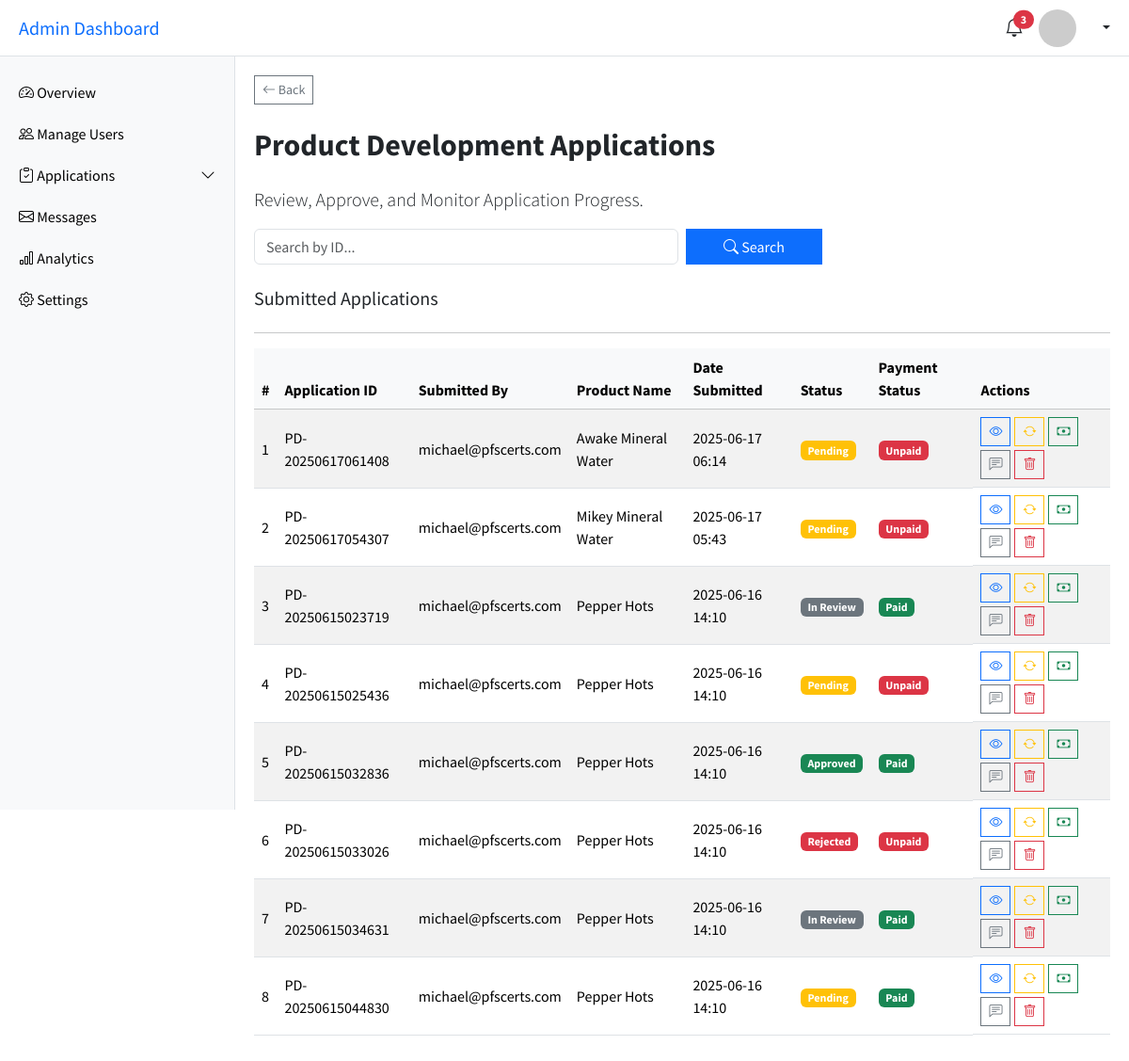
Page /dashboard/admin/product-development/ on the committed database.
### services/models.py (models this page shows, shortened)
class ProductIntake(models.Model):
    PRODUCT_TYPE_CHOICES = [
        ('new', 'New Product Idea'),
        ('improvement', 'Improvement of Existing Product'),
    ]
    GOALS_CHOICES = [
        ('shelf_life', 'Longer shelf life'),
        ('unique_taste', 'Unique taste'),
        ('healthier', 'Healthier version'),
        ('cost_reduction', 'Cost reduction'),
        ('novel_format', 'Novel format (e.g., instant, ready-to-eat)'),
        ('other', 'Other'),
    ]
    TARGET_MARKET_CHOICES = [
        ('children', 'Children'),
        ('adults', 'Adults'),
        ('vegans', 'Vegans'),
        ('fitness', 'Fitness enthusiasts'),
        ('diabetics', 'Diabetics'),
        ('mass_market', 'Mass market'),
        ('other', 'Other'),
    ]
    PACKAGING_CHOICES = [
        ('sachet', 'Sachet'),
        ('jar', 'Jar/Bottle'),
        ('box', 'Box'),
        ('pouch', 'Stand-up pouch'),
        ('custom', 'Custom'),
    ]
    MARKET_TESTING_CHOICES = [
        ('good', 'Yes, with good results'),
        ('need_more', 'Yes, but need more data'),
        ('not_yet', 'No, not yet'),
        ('planning', 'Planning to do so'),
    ]
    STATUS_CHOICES = [
        ('pending', 'Pending'),
        ('in_review', 'In Review'),
        ('completed_documentation', 'Completed Documentation'),
        ('approved', 'Approved'),
        ('rejected', 'Rejected'),
    ]
    PAYMENT_CHOICES = [
        ('paid', 'Paid'),
        ('unpaid', 'Unpaid'),
    ]
    user = models.ForeignKey(CustomUser, on_delete=models.CASCADE, related_name='product_development')
    product_name = models.CharField(max_length=100, verbose_name='Product Name')
    custom_id = models.CharField(max_length=30, unique=True, blank=True)
    type_of_product = models.CharField(max_length=200, verbose_name='Type of Product')
    is_new_or_improvement = models.CharField(max_length=20, choices=PRODUCT_TYPE_CHOICES, verbose_name='Is this a New Idea or Improvement?')
    goals = models.JSONField(default=list, verbose_name='What is/are your goal(s) for the Product?')
    other_goal = models.CharField(max_length=200, blank=True, verbose_name='Other')
    ingredient_or_dietary_notes = models.TextField(blank=True, verbose_name='Do you have a Preferred Ingredient List or any Dietary Restrictions?')
    target_market = models.JSONField(default=list, verbose_name='Target Market')
    other_target_market = models.CharField(max_length=200, blank=True, verbose_name='Other')
    market_existence = models.CharField(max_length=20, choices=[('yes', 'Yes'), ('no', 'No'), ('not_sure', 'Not Sure')], verbose_name='Are there similar products already on the market?')
    packaging_style = models.JSONField(default=list, verbose_name='What Packaging Style are you envisioning?')
    custom_packaging = models.CharField(max_length=200, blank=True, verbose_name='Custom')
    expected_launch_date = models.DateField(verbose_name='Expected Launch Date')
    market_testing_feedback = models.CharField(max_length=20, choices=MARKET_TESTING_CHOICES, verbose_name='Have you done any Market Testing or Consumer Feedback?')
    application_status = models.CharField(max_length=30, choices=STATUS_CHOICES, verbose_name='Application Status', default='pending')
    payment_status = models.CharField(max_length=10, choices=PAYMENT_CHOICES, default='unpaid')
    submitted_at = models.DateTimeField(auto_now_add=True)
    updated_at = models.DateTimeField(auto_now=True)

### account/models.py (models this page shows, shortened)
class CustomUser(AbstractUser):
    email = models.EmailField(unique=True,)
    username = models.CharField(max_length=100)
    first_name = models.CharField(max_length=50, verbose_name='First Name')
    last_name = models.CharField(max_length=50, blank=True, verbose_name='Last Name')
    business_name = models.CharField(max_length=250, verbose_name='Business/Company Name')
    phone_number = models.CharField(max_length=30, verbose_name='Phone Number')
    whatsapp_number = models.CharField(max_length=30, verbose_name='Whatsapp Number')
    instagram_handle = models.CharField(max_length=30, blank=True, verbose_name='Instagram Handle')
    facebook_handle = models.CharField(max_length=30, blank=True, verbose_name='Facebook Profile')
    profile_photo = models.ImageField(upload_to='users/profile_photos/', null=True, blank=True, verbose_name='Profile Photo')
    bio = models.TextField(blank=True, verbose_name='Bio')
    x_handle = models.CharField(max_length=30, blank=True, verbose_name='X (Formerly Twitter) Handle')
    linkedin_handle = models.CharField(max_length=30, blank=True, verbose_name='LinkedIn Profile')
    USERNAME_FIELD = 'email'
    REQUIRED_FIELDS = ['username']

### main/views.py (the view)
# urls.py: path('dashboard/admin/product-development/', admin_pd_home, name='admin_pd_home'),
def admin_pd_home(request):
    pd_apps = ProductIntake.objects.all().order_by('-submitted_at')
    query = request.GET.get('q') or ''
    if query:
        pd_apps = pd_apps.filter(custom_id__icontains=query)
    context = {
        'pd_apps': pd_apps,
        'ProductIntake': ProductIntake,
        'query': query,
    }
    return render(request, 'main/admin-pd-home.html', context)

### services/templatetags/status_tags.py (called while the page is built)
@register.filter
def status_badge_class(status):
    mapping = {
        'pending': 'warning',
        'in_review': 'primary',
        'completed_documentation': 'secondary',
        'approved': 'success',
        'rejected': 'danger',
    }
    return mapping.get(status.lower(), 'secondary')

### main/templates/main/admin-pd-home.html (shortened to what this page needs)
{% extends "main/admin-base.html" %}
{% load crispy_forms_tags %}
{% load status_tags %}
{% load humanize %}
{% block content %}
<main class="main-content" id="mainContent">
  <div class="mb-4 text-start">
      <a href="{% url 'admin-dashboard' %}" class="btn btn-sm btn-outline-secondary">
          <i class="bi bi-arrow-left"></i> Back
      </a>
  </div>
    <h2 class="fw-bold mb-4 mt-2">Product Development Applications</h2>
    <p class="lead">Review, Approve, and Monitor Application Progress.</p>
  <form method="get" class="row g-2 mb-4">
    <div class="col-md-6">
      <input type="text" name="q" class="form-control" placeholder="Search by ID..." value="{{ query }}">
    </div>
    <div class="col-md-2">
      <button type="submit" class="btn btn-primary w-100">
        <i class="bi bi-search"></i> Search
      </button>
    </div>
  </form>
  <h5 class="mb-4">Submitted Applications</h5>
  <hr>
  <div class="table-responsive">
    <table class="table table-striped table-hover align-middle">
      <thead class="table-light">
        <tr>
          <th>#</th>
          <th>Application ID</th>
          <th>Submitted By</th>
          <th>Product Name</th>
          <th>Date Submitted</th>
          <th>Status</th>
          <th>Payment Status</th>
          <th>Actions</th>
        </tr>
      </thead>
      <tbody>
        {% for pd_app in pd_apps %}
        <tr>
          <td>{{ forloop.counter }}</td>
          <td>{{ pd_app.custom_id }}</td>
          <td>{{ pd_app.user.email }}</td>
          <td>{{ pd_app.product_name }}</td>
          <td>{{ pd_app.submitted_at|date:"Y-m-d H:i"}}</td>
          <td>
            <span class="badge bg-{{ pd_app.get_application_status_display|status_badge_class }}">
              {{ pd_app.get_application_status_display|title }}
            </span>
          </td>
          <td>
            {% if pd_app.payment_status == 'unpaid' %}
              <a href="#" class="badge bg-danger text-decoration-none" data-bs-toggle="modal" data-bs-target="#paymentStatusModal{{ pd_app.id }}">
                {{ pd_app.get_payment_status_display|title }}
              </a>
            {% else %}
              <span class="badge bg-success">{{ pd_app.get_payment_status_display|title }}</span>
            {% endif %}
          </td>
          <td class="d-flex gap-1 flex-wrap">
            <a href="{% url "admin_pd_details" pd_app.id %}" class="btn btn-outline-primary btn-sm" data-bs-toggle="tooltip" title="View Details">
              <i class="bi bi-eye"></i>
            </a>
            <a href="#" class="btn btn-outline-warning btn-sm" data-bs-toggle="modal" data-bs-target="#appStatusModal{{ pd_app.id }}" title="Change Application Status">
              <i class="bi bi-arrow-repeat"></i>
            </a>
            <a href="#" class="btn btn-outline-success btn-sm" data-bs-toggle="modal" data-bs-target="#paymentStatusModal{{ pd_app.id }}" title="Change Payment Status">
              <i class="bi bi-cash"></i>
            </a>
            <a href="https://wa.me/{{ pd_app.user.whatsapp_number|default:pd_app.user.phone_number }}?text=Hello%2C%20{{ pd_app.user.first_name }}.%20My%20name%20is%20{{ request.user.first_name|default:request.user.username }}.%20I%20have%20a%20comment%20concerning%20your%20product%20development%20application%20(ID%3A%20{{ pd_app.custom_id }})%20submitted%20to%20PFS%20{{ pd_app.submitted_at|naturaltime }}."
               target="_blank" class="btn btn-outline-secondary btn-sm" data-bs-toggle="tooltip" title="Add Comment">
              <i class="bi bi-chat-left-text"></i>
            </a>
            <button class="btn btn-outline-danger btn-sm" data-bs-toggle="modal" data-bs-target="#deleteModal{{ pd_app.id }}" title="Delete">
              <i class="bi bi-trash"></i>
            </button>
          </td>
        </tr>
        {% endfor %}
      </tbody>
    </table>
  </div>
</main>
{% endblock content %}

### main/templates/main/admin-base.html (style rules this page uses)
body { font-family: 'Source Sans Pro', sans-serif; }
.main-content { margin-left: 250px; padding: 80px 20px 20px; transition: margin-left 0.3s; }
.btn, .card { border-radius: 0 !important; box-shadow: none !important; transition: background-color 0.3s, color 0.3s; }

### rows in the picture
ProductIntake: custom_id "PD-20250617061408", user.email "michael@pfscerts.com", product_name "Awake Mineral Water", submitted_at "2025-06-17 06:14", application_status "Pending", payment_status "Unpaid"
ProductIntake: custom_id "PD-20250617054307", user.email "michael@pfscerts.com", product_name "Mikey Mineral Water", submitted_at "2025-06-17 05:43", application_status "Pending", payment_status "Unpaid"
ProductIntake: custom_id "PD-20250615023719", user.email "michael@pfscerts.com", product_name "Pepper Hots", submitted_at "2025-06-16 14:10", application_status "In Review", payment_status "Paid"
ProductIntake: custom_id "PD-20250615025436", user.email "michael@pfscerts.com", product_name "Pepper Hots", submitted_at "2025-06-16 14:10", application_status "Pending", payment_status "Unpaid"
ProductIntake: custom_id "PD-20250615032836", user.email "michael@pfscerts.com", product_name "Pepper Hots", submitted_at "2025-06-16 14:10", application_status "Approved", payment_status "Paid"
ProductIntake: custom_id "PD-20250615033026", user.email "michael@pfscerts.com", product_name "Pepper Hots", submitted_at "2025-06-16 14:10", application_status "Rejected", payment_status "Unpaid"
ProductIntake: custom_id "PD-20250615034631", user.email "michael@pfscerts.com", product_name "Pepper Hots", submitted_at "2025-06-16 14:10", application_status "In Review", payment_status "Paid"
ProductIntake: custom_id "PD-20250615044830", user.email "michael@pfscerts.com", product_name "Pepper Hots", submitted_at "2025-06-16 14:10", application_status "Pending", payment_status "Paid"
